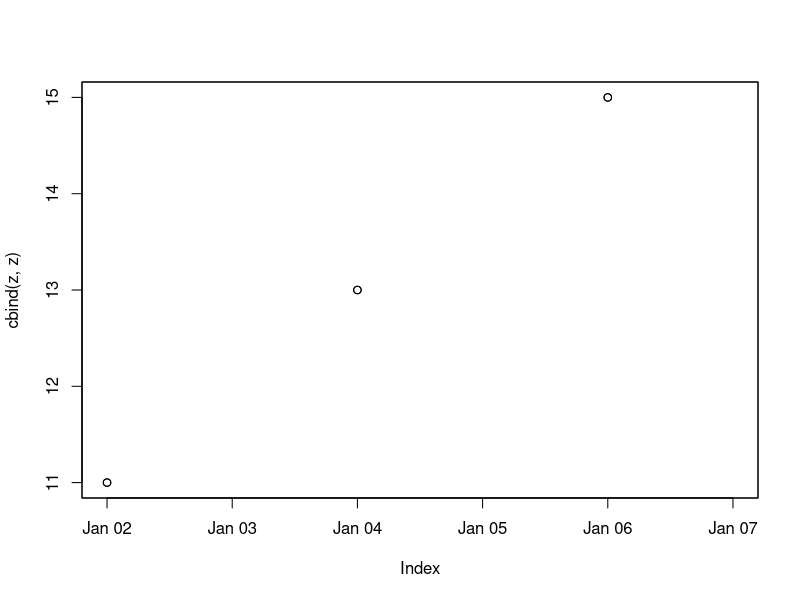
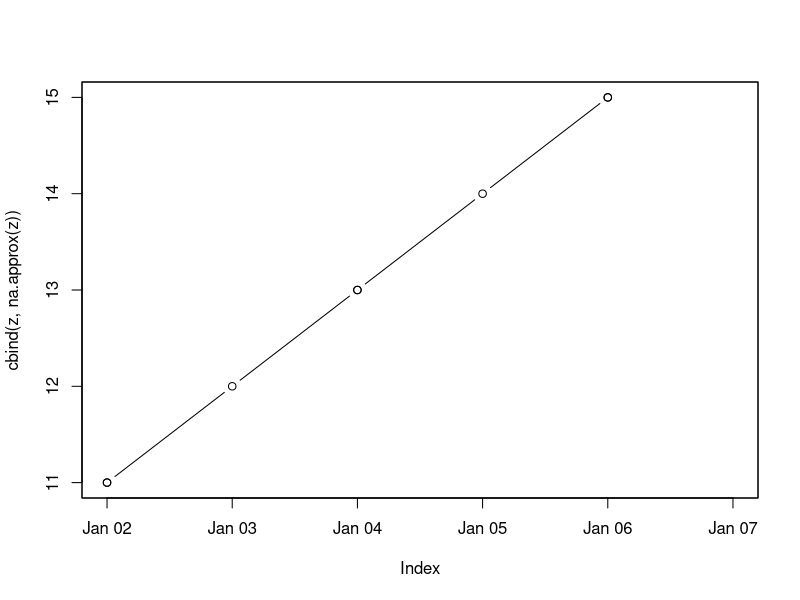

These charts were generated, in order, by the following R code:
library(zoo)


### Name: na.approx
### Title: Replace NA by Interpolation
### Aliases: na.approx na.approx.zoo na.approx.zooreg na.approx.ts
###   na.approx.default na.spline na.spline.zoo na.spline.zooreg
###   na.spline.ts na.spline.default
### Keywords: ts

### ** Examples


z <- zoo(c(2, NA, 1, 4, 5, 2), c(1, 3, 4, 6, 7, 8))

## use underlying time scale for interpolation
na.approx(z) 
## use equidistant spacing
na.approx(z, 1:6)

# with and without na.rm = FALSE
zz <- c(NA, 9, 3, NA, 3, 2)
na.approx(zz, na.rm = FALSE)
na.approx(zz)

d0 <- as.Date("2000-01-01")
z <- zoo(c(11, NA, 13, NA, 15, NA), d0 + 1:6)

# NA fill, drop or keep leading/trailing NAs
na.approx(z)
na.approx(z, na.rm = FALSE)

# extrapolate to point outside of range of time points
# (a) drop NA, (b) keep NA, (c) extrapolate using rule = 2 from approx()
na.approx(z, xout = d0 + 7)
na.approx(z, xout = d0 + 7, na.rm = FALSE)
na.approx(z, xout = d0 + 7, rule = 2)

# use splines - extrapolation handled differently
z <- zoo(c(11, NA, 13, NA, 15, NA), d0 + 1:6)
na.spline(z)
na.spline(z, na.rm = FALSE)
na.spline(z, xout = d0 + 1:6)
na.spline(z, xout = d0 + 2:5)
na.spline(z, xout = d0 + 7)
na.spline(z, xout = d0 + 7, na.rm = FALSE)

## using na.approx for disaggregation
zy <- zoo(1:3,  2000:2001)

# yearly to monthly series
zmo <- na.approx(zy, xout = as.yearmon(2000+0:13/12))
zmo

# monthly to daily series
sq <- seq(as.Date(start(zmo)), as.Date(end(zmo), frac = 1), by = "day")
zd <- na.approx(zmo, x = as.Date, xout = sq)
head(zd)

# weekly to daily series
zww <- zoo(1:3, as.Date("2001-01-01") + seq(0, length = 3, by = 7))
zww
zdd <- na.approx(zww, xout = seq(start(zww), end(zww), by = "day"))
zdd

# The lines do not show up because of the NAs
plot(cbind(z, z), type = "b", screen = 1)
# use na.approx to force lines to appear
plot(cbind(z, na.approx(z)), type = "b", screen = 1)

# Workaround where less than 2 NAs can appear in a column
za <- zoo(cbind(1:5, NA, c(1:3, NA, 5), NA)); za

ix <- colSums(!is.na(za)) > 0
za[, ix] <- na.approx(za[, ix]); za

# using na.approx to create regularly spaced series
# z has points at 10, 20 and 40 minutes while output also has a point at 30
if(require("chron")) {
  tt <- as.chron("2000-01-01 10:00:00") + c(1, 2, 4) * as.numeric(times("00:10:00"))
  z <- zoo(1:3, tt)
  tseq <- seq(start(z), end(z), by = times("00:10:00"))
  na.approx(z, xout = tseq)
}
